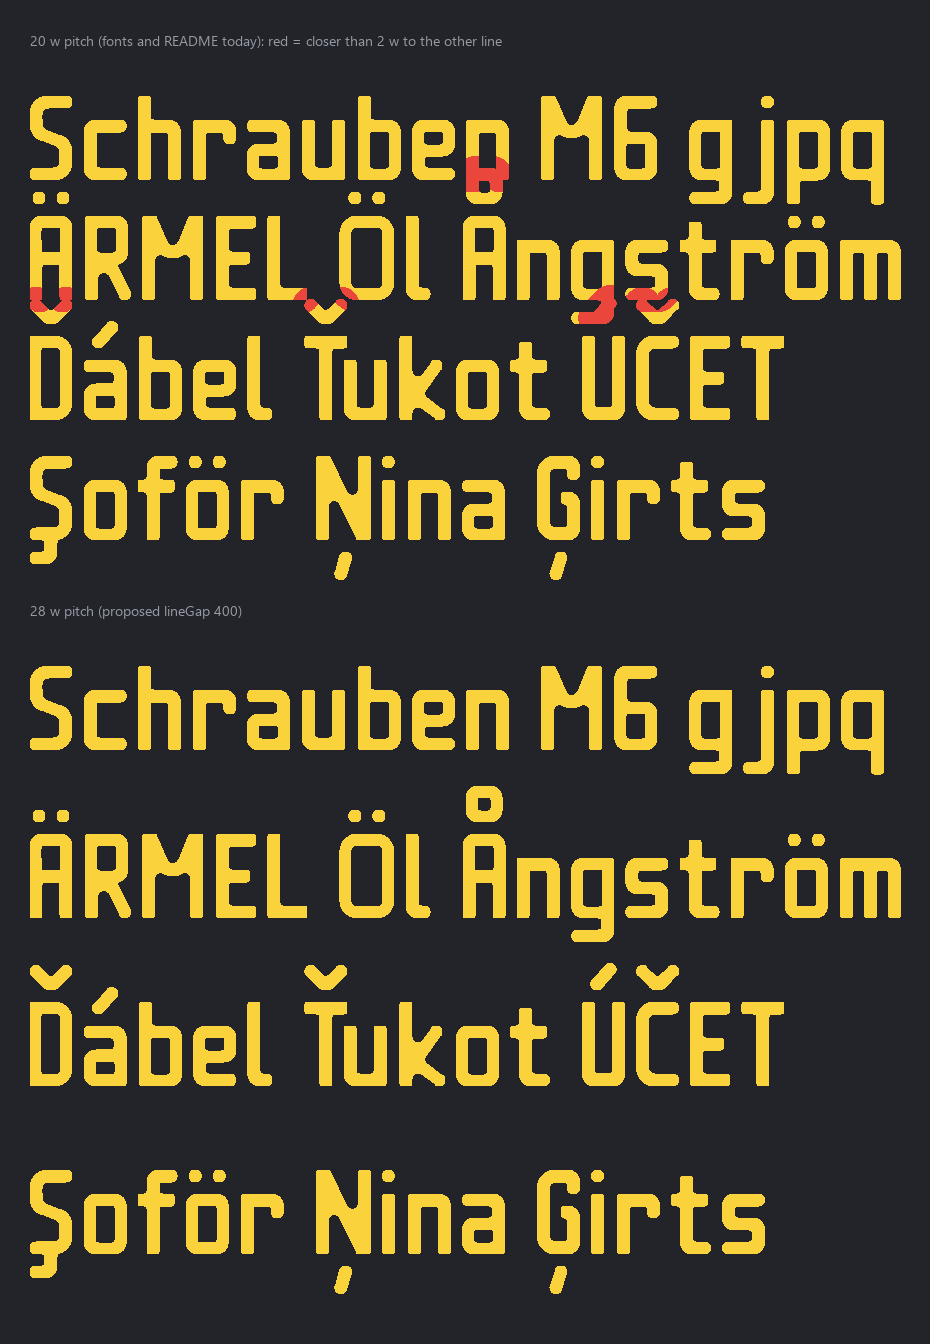

Python code for this plot:
"""Two-line labels at the documented 20w pitch vs 28w: accents on line 2 run into line 1."""
from _lib import *
from PIL import Image, ImageDraw
from beadjoint.specimen import BG, INK, CAPTION, _font

G = full_mixed()
HOT = (235, 70, 60)


def block(lines, pitch, scale):
    set_lines = [mixed(t, G) for t in lines]
    width = max(max(g.bounds[2] for _, g, _ in ln) for ln in set_lines)
    return set_lines, width


def draw(blocks, scale, path, margin=30):
    """blocks: [(caption, [text lines], pitch)]; ink closer than 2w to the other line is drawn red."""
    f = _font(max(14, int(scale * 1.8)))
    h, w, lay = margin, 0, []
    for cap, lines, pitch in blocks:
        sl, wd = block(lines, pitch, scale)
        lay.append((cap, sl, pitch, h))
        w = max(w, wd * scale)
        h += int(scale * 3) + int((len(lines) - 1) * pitch * scale + 32 * scale)
    im = Image.new("RGB", (int(w + 2 * margin), int(h + margin)), BG)
    d = ImageDraw.Draw(im)
    for cap, sl, pitch, top in lay:
        d.text((margin, top), cap, fill=CAPTION, font=f)
        placed = [unary_union([shift(g, 0, i * pitch) for _, g, _ in ln]) for i, ln in enumerate(sl)]
        for i, ln in enumerate(sl):
            y0 = top + scale * 3 + 12 * scale
            other = unary_union([p for j, p in enumerate(placed) if j != i])
            for _, g, _ in ln:
                g2 = shift(g, 0, i * pitch)
                bad = g2.intersection(other.buffer(2.0)) if not other.is_empty else None
                for geom, col in ((g2, INK), (bad, HOT)):
                    if geom is None or geom.is_empty:
                        continue
                    for p in pieces(geom) if geom.geom_type in ("Polygon", "MultiPolygon") else []:
                        ring = lambda r: [(margin + x * scale, y0 + y * scale) for x, y in r.coords]
                        d.polygon(ring(p.exterior), fill=col)
                        for hh in p.interiors:
                            d.polygon(ring(hh), fill=BG)
        for i in range(len(sl) - 1):
            print(cap, "line", i, "->", i + 1, "min distance", round(placed[i].distance(placed[i + 1]), 2))
    im.save(fr"{R}\{path}")


lines = ["Schrauben M6 gjpq", "ÄRMEL Öl Ångström", "Ďábel Ťukot ÚČET", "Şoför Ņina Ģirts"]
draw([("20 w pitch (fonts and README today): red = closer than 2 w to the other line", lines, 20.0),
      ("28 w pitch (proposed lineGap 400)", lines, 28.0)], scale=6, path="pitch_demo.png")
